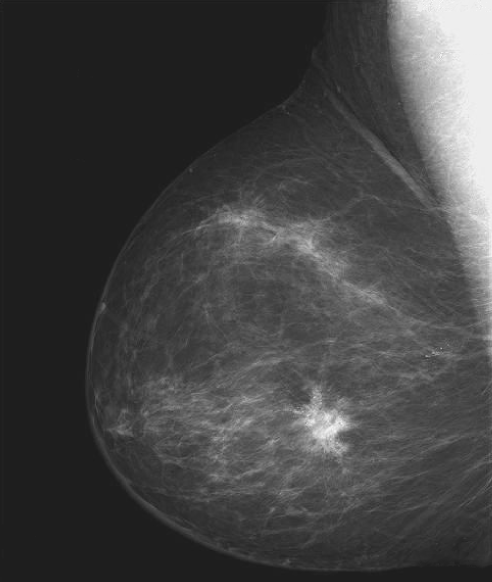
#> input picture mammograph.tif, 984 x 1164 px (shown at 1/2 size)
$ jupyter execute PIB_operacions_basiques.ipynb
#> lines starting #> are read from the running program, lines starting #| are printed output that depends on the picture
# Operacions bàsiques amb imatges

## 1. Llegir i visualitzar una imatge:

### Carregant la imatge desde una unitat local:

Primer pujem la imatge a la plataforma google colab:

[cell 1]
from google.colab import files # load skimage libraries
import io
uploaded = files.upload()
#> the answer given: mammograph.tif

I ara llegim la imatge per obtenir una matriu amb els valors d'intensitat de píxel en cada canal:

[cell 2]
import skimage as sk # load skimage libraries
from skimage import io
I = sk.io.imread('mammograph.tif') # read image using imread function
#> I is the input picture: shape (1164, 984); min 21, max 255, mean 66.6

Per consultar el tamany de la imatge en píxels i el nombre de canals fem:

[cell 3]
I.shape
#> Out = (1164, 984)

Podem consultar quants bits es fan servir per codificar els nivells d'intensitat de cada píxel:

[cell 4]
I.dtype

Ara ja podem visualitzar la imatge:

[cell 5]
import matplotlib.pyplot as plt
fig = plt.figure(figsize=(10,6))
sk.io.imshow(I) # visualize image using imshow function
sk.io.show()

### Llegint una imatge desde el nostre google drive:

Primer muntem la nostra unitat de google drive per poder-hi accedir desde google colab:

[cell 6]
from google.colab import drive
drive.mount('/content/drive')

[cell 7]
file_path = '/content/drive/MyDrive/PIB_EEBE/dog_image.jpg'
I1 = sk.io.imread(file_path) # read image using imread function
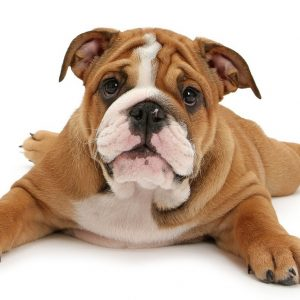
#> input picture dog_image.jpg, 300 x 300 px, found by its file name
#> I1 is the input picture: shape (300, 300, 3); mean R, G, B 198.8, 176.2, 158.3
I1.shape
#> Out = (300, 300, 3)

[cell 8]
fig = plt.figure(figsize=(10,6))
sk.io.imshow(I1) # visualize image using imshow function
sk.io.show()

Si volem visualitzar totes dues imatges a la vegada:

[cell 9]
import matplotlib.pyplot as plt
import numpy as np


fig = plt.figure(figsize=(14, 6))
plt.subplot(121)
plt.imshow(I) # visualize image using imshow function
plt.title('Primera imatge')

plt.subplot(122)
plt.imshow(I1) # visualize image using imshow function
plt.title('Segona imatge')
plt.show()
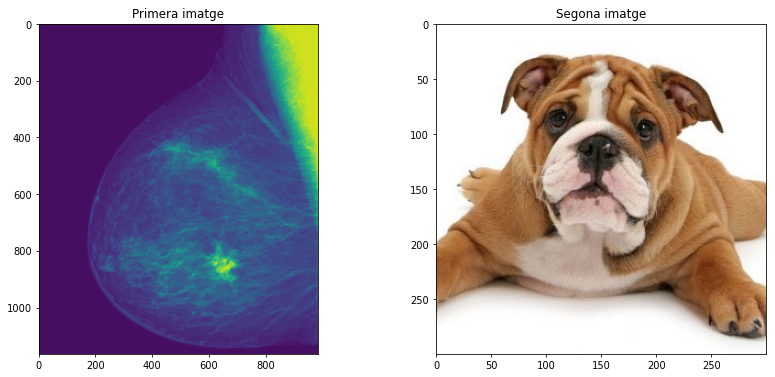
#> figure drawn by matplotlib, 2 panels

Podem salvar la figura en un fitxer .png fent

[cell 10]
plt.savefig('dues_imatges.png')

## 2. Adreçament a valors de píxels

[cell 11]
I[0,0] # Pixel value of first row, first column
#> Out = 38

[cell 12]
I[0,983] # Pixel value of first row, last column
#> Out = 238

Representar gràficament els píxels al llarg d'una determonada fila:

[cell 13]
Irow = I[850,:] # pixels along the row 850
#> Irow = 984 values, max 242 at index 621, min 30 at index 0, mean 87.84

import matplotlib.pyplot as plt
fig = plt.figure(figsize=(5,5))
plt.plot(Irow)
plt.show()
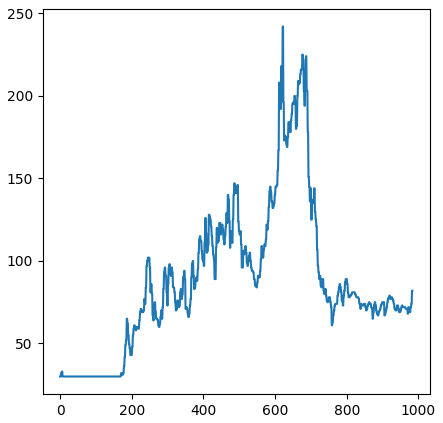
#> figure drawn by matplotlib, 1 panel; curve peaks at x = 621, y = 242

## Operacions amb imatges en color:

[cell 14]
import skimage as sk # load skimage libraries
IC = sk.data.astronaut() # load a color image from the skimage built-in dataset
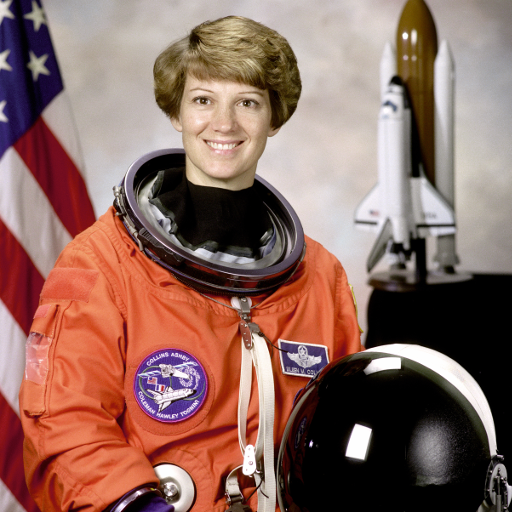
#> input picture skimage.data.astronaut(), 512 x 512 px
#> IC is the input picture: shape (512, 512, 3); mean R, G, B 141.6, 105.8, 96.5
# change colormap to visualize image
sk.io.imshow(IC) # visualize image using imshow function
sk.io.show()
print('M = {} columns, N = {} rows, NC = {} color channels'.format(*IC.shape)) # Print out image size
#| M = 512 columns, N = 512 rows, NC = 3 color channels

Convertim la imatge RGB a una imatge en escala de grisos fent servir la fòrmula \
$IG = \frac{0.2125 \cdot R + 0.7154\cdot G + 0.0721\cdot B}{255}$

[cell 15]
IG = sk.color.rgb2gray(IC)
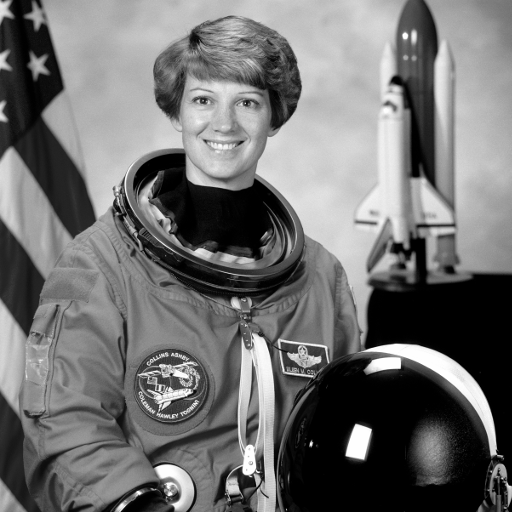
#> IG: shape (512, 512) float64; min 0, max 1, mean 0.442
IG.shape
#> Out = (512, 512)

[cell 16]
fig = plt.figure(figsize=(10,6))
sk.io.imshow(IG) # visualize image using imshow function
sk.io.show()

Comprovar que la fòrmula és correcta accedint a un píxel en particular:

[cell 17]
IG[0,0]
#> Out = 0.583

[cell 18]
(0.2125*IC[0,0,0] + 0.7154*IC[0,0,1] + 0.0721*IC[0,0,2])/255
#> Out = 0.583

## Fer servir mapes de color (colormaps):

[cell 19]
import matplotlib.pyplot as plt
fig,axes = plt.subplots(1,2,figsize=(12,7))
ax = axes.ravel() # convert axes to a 1d array
im1 = ax[0].imshow(IG,cmap=plt.cm.gray) # visualize image using imshow function using a grayscale colormap
ax[0].set_title('grayscale image with grayscale colormap') # set figure title
fig.colorbar(im1,ax=ax[0],orientation='horizontal') # visualize colorbar
im2 = ax[1].imshow(IG,cmap=plt.cm.jet) # visualize image using imshow function using a grayscale colormap
ax[1].set_title('grayscale image with jet colormap') # set figure title
fig.colorbar(im2,ax=ax[1],orientation='horizontal') # visualize colorbar
sk.io.show()
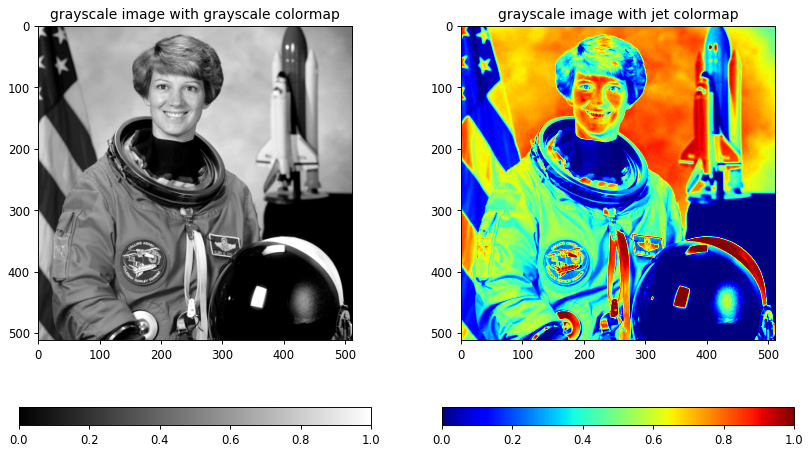
#> figure drawn by matplotlib, 4 panels

# 3. Histograma d'una imatge:

L'histograma d'una imatge en escala de grisos representa la distribució de valors de intensitat de píxel i per tant la probabilitat d'un cert valor d'intensitat (nombre de píxels amb aquell valor / nombre de píxels totals)

[cell 20]
# reshape the uint8 image as 1d array:
v = IG.reshape(IG.shape[0]*IG.shape[1],1)

fig = plt.figure(figsize=(14, 6))
plt.hist(v, bins=256,density=False)
plt.show()
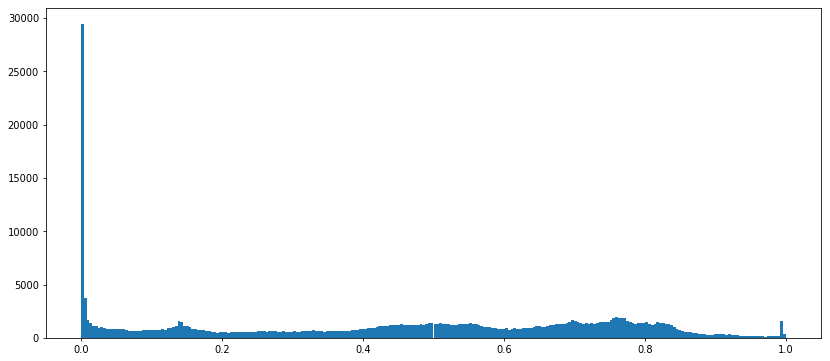
#> figure drawn by matplotlib, 1 panel; tallest bar 29467 high, from x = 0 to 0.00391

En cas que hi hagi massa píxels amb el valor zero podem representar l'histograma sense tenir en compte aquest nivell:

[cell 21]
# keep only pixels with a value higher than zero:
v = v[v>0]
fig = plt.figure(figsize=(14, 6))
plt.hist(v, bins=256,density=False)
plt.show()
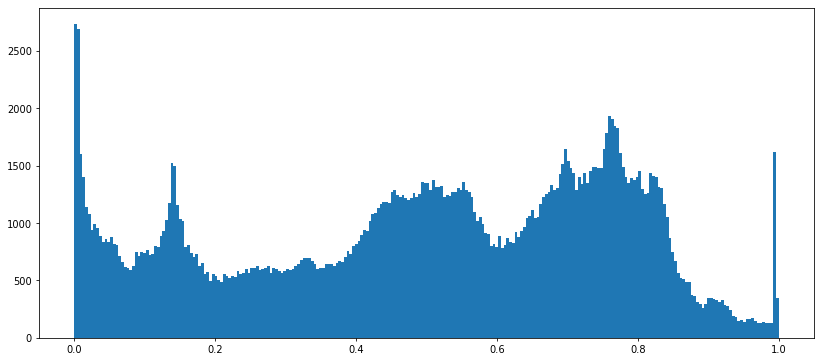
#> figure drawn by matplotlib, 1 panel; tallest bar 2737 high, from x = 0.000283 to 0.00419
